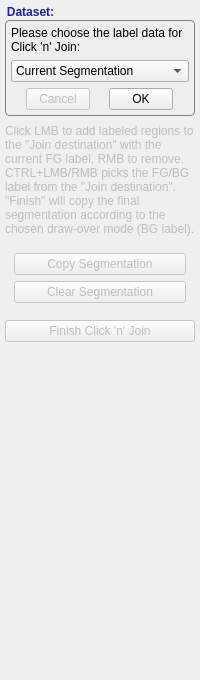
<?xml version="1.0" encoding="UTF-8"?>
<ui version="4.0">
 <class>JoinDataPanel</class>
 <widget class="QWidget" name="JoinDataPanel">
  <property name="geometry">
   <rect>
    <x>0</x>
    <y>0</y>
    <width>200</width>
    <height>680</height>
   </rect>
  </property>
  <property name="sizePolicy">
   <sizepolicy hsizetype="Preferred" vsizetype="Preferred">
    <horstretch>0</horstretch>
    <verstretch>0</verstretch>
   </sizepolicy>
  </property>
  <property name="maximumSize">
   <size>
    <width>200</width>
    <height>16777215</height>
   </size>
  </property>
  <property name="windowTitle">
   <string>Form</string>
  </property>
  <property name="styleSheet">
   <string notr="true">* {
font-size: 12px;
}
QGroupBox {
  background-origin: content;
  margin-top: 15px;
  font-weight: bold;
  font-size: 12px;
  font-family: helvetica;
  color: rgb(30,30,160);
  background-color: rgb(237,237,237);
  padding: 5px;
  border-radius: 4px;
  border: 1px solid rgb(130,130,130);
}
QGroupBox::title {
  subcontrol-origin: 	margin;
  subcontrol-position: top left;
}

</string>
  </property>
  <layout class="QVBoxLayout" name="verticalLayout_3">
   <property name="spacing">
    <number>8</number>
   </property>
   <property name="margin">
    <number>5</number>
   </property>
   <item>
    <widget class="QGroupBox" name="grpPreprocActions">
     <property name="sizePolicy">
      <sizepolicy hsizetype="Preferred" vsizetype="Maximum">
       <horstretch>0</horstretch>
       <verstretch>0</verstretch>
      </sizepolicy>
     </property>
     <property name="title">
      <string>Dataset:</string>
     </property>
     <layout class="QVBoxLayout" name="verticalLayout_2">
      <property name="margin">
       <number>0</number>
      </property>
      <item>
       <widget class="QStackedWidget" name="stack">
        <property name="sizePolicy">
         <sizepolicy hsizetype="Expanding" vsizetype="Preferred">
          <horstretch>0</horstretch>
          <verstretch>0</verstretch>
         </sizepolicy>
        </property>
        <property name="currentIndex">
         <number>0</number>
        </property>
        <widget class="QWidget" name="pgPreproc">
         <layout class="QVBoxLayout" name="verticalLayout_7">
          <property name="margin">
           <number>0</number>
          </property>
          <item>
           <widget class="QWidget" name="widget_2" native="true">
            <layout class="QHBoxLayout" name="horizontalLayout">
             <property name="spacing">
              <number>12</number>
             </property>
             <property name="margin">
              <number>0</number>
             </property>
             <item>
              <widget class="QLabel" name="label_2">
               <property name="text">
                <string>Please choose the label data for Click 'n' Join:</string>
               </property>
               <property name="textFormat">
                <enum>Qt::PlainText</enum>
               </property>
               <property name="wordWrap">
                <bool>true</bool>
               </property>
              </widget>
             </item>
            </layout>
           </widget>
          </item>
          <item>
           <widget class="QComboBox" name="inJoinType">
            <property name="sizePolicy">
             <sizepolicy hsizetype="Expanding" vsizetype="Fixed">
              <horstretch>0</horstretch>
              <verstretch>0</verstretch>
             </sizepolicy>
            </property>
            <property name="maximumSize">
             <size>
              <width>16777215</width>
              <height>16777215</height>
             </size>
            </property>
            <item>
             <property name="text">
              <string>Current Segmentation</string>
             </property>
            </item>
            <item>
             <property name="text">
              <string>Global Watershed (GWS)</string>
             </property>
            </item>
            <item>
             <property name="text">
              <string>Load from File</string>
             </property>
            </item>
           </widget>
          </item>
          <item>
           <widget class="QWidget" name="widget_9" native="true">
            <layout class="QHBoxLayout" name="horizontalLayout_9">
             <property name="spacing">
              <number>4</number>
             </property>
             <property name="margin">
              <number>0</number>
             </property>
             <item>
              <widget class="QPushButton" name="btnCancel">
               <property name="enabled">
                <bool>false</bool>
               </property>
               <property name="sizePolicy">
                <sizepolicy hsizetype="Maximum" vsizetype="Fixed">
                 <horstretch>0</horstretch>
                 <verstretch>0</verstretch>
                </sizepolicy>
               </property>
               <property name="maximumSize">
                <size>
                 <width>64</width>
                 <height>16777215</height>
                </size>
               </property>
               <property name="text">
                <string>Cancel</string>
               </property>
              </widget>
             </item>
             <item>
              <widget class="QPushButton" name="btnStartCnJ">
               <property name="sizePolicy">
                <sizepolicy hsizetype="Maximum" vsizetype="Fixed">
                 <horstretch>0</horstretch>
                 <verstretch>0</verstretch>
                </sizepolicy>
               </property>
               <property name="maximumSize">
                <size>
                 <width>64</width>
                 <height>16777215</height>
                </size>
               </property>
               <property name="text">
                <string>OK</string>
               </property>
              </widget>
             </item>
            </layout>
           </widget>
          </item>
         </layout>
        </widget>
       </widget>
      </item>
     </layout>
    </widget>
   </item>
   <item>
    <widget class="QLabel" name="instrText">
     <property name="enabled">
      <bool>false</bool>
     </property>
     <property name="sizePolicy">
      <sizepolicy hsizetype="Maximum" vsizetype="Preferred">
       <horstretch>0</horstretch>
       <verstretch>0</verstretch>
      </sizepolicy>
     </property>
     <property name="text">
      <string>Click LMB to add labeled regions to the &quot;Join destination&quot; with the current FG label, RMB to remove.
CTRL+LMB/RMB picks the FG/BG label from the &quot;Join destination&quot;.
&quot;Finish&quot; will copy the final segmentation according to the chosen draw-over mode (BG label).</string>
     </property>
     <property name="textFormat">
      <enum>Qt::PlainText</enum>
     </property>
     <property name="wordWrap">
      <bool>true</bool>
     </property>
    </widget>
   </item>
   <item>
    <widget class="QWidget" name="widget" native="true">
     <layout class="QVBoxLayout" name="verticalLayout">
      <item>
       <widget class="QPushButton" name="btnCopySeg">
        <property name="enabled">
         <bool>false</bool>
        </property>
        <property name="text">
         <string>Copy Segmentation</string>
        </property>
       </widget>
      </item>
      <item>
       <widget class="QPushButton" name="btnClearSeg">
        <property name="enabled">
         <bool>false</bool>
        </property>
        <property name="text">
         <string>Clear Segmentation</string>
        </property>
       </widget>
      </item>
     </layout>
    </widget>
   </item>
   <item>
    <widget class="QPushButton" name="btnFinishCnJ">
     <property name="enabled">
      <bool>false</bool>
     </property>
     <property name="text">
      <string>Finish Click 'n' Join</string>
     </property>
    </widget>
   </item>
   <item>
    <spacer name="verticalSpacer_4">
     <property name="orientation">
      <enum>Qt::Vertical</enum>
     </property>
     <property name="sizeHint" stdset="0">
      <size>
       <width>20</width>
       <height>40</height>
      </size>
     </property>
    </spacer>
   </item>
  </layout>
 </widget>
 <resources/>
 <connections/>
</ui>
